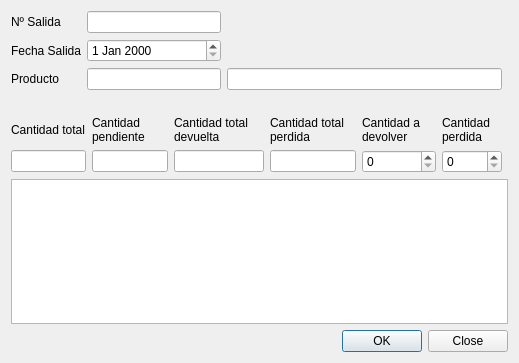
<?xml version="1.0" encoding="UTF-8"?>
<ui version="4.0">
 <class>MovimientosDevoluciones</class>
 <widget class="QDialog" name="MovimientosDevoluciones">
  <property name="geometry">
   <rect>
    <x>0</x>
    <y>0</y>
    <width>519</width>
    <height>363</height>
   </rect>
  </property>
  <property name="acceptDrops">
   <bool>false</bool>
  </property>
  <property name="windowTitle">
   <string>Devolución de productos</string>
  </property>
  <layout class="QVBoxLayout" name="verticalLayout">
   <item>
    <layout class="QGridLayout" name="gridLayout">
     <item row="0" column="0">
      <widget class="QLabel" name="label">
       <property name="text">
        <string>Nº Salida</string>
       </property>
      </widget>
     </item>
     <item row="0" column="3">
      <spacer name="horizontalSpacer">
       <property name="orientation">
        <enum>Qt::Horizontal</enum>
       </property>
       <property name="sizeHint" stdset="0">
        <size>
         <width>40</width>
         <height>20</height>
        </size>
       </property>
      </spacer>
     </item>
     <item row="0" column="2">
      <spacer name="horizontalSpacer_3">
       <property name="orientation">
        <enum>Qt::Horizontal</enum>
       </property>
       <property name="sizeHint" stdset="0">
        <size>
         <width>40</width>
         <height>20</height>
        </size>
       </property>
      </spacer>
     </item>
     <item row="0" column="1">
      <widget class="QLineEdit" name="edtNSalida">
       <property name="enabled">
        <bool>true</bool>
       </property>
       <property name="readOnly">
        <bool>true</bool>
       </property>
      </widget>
     </item>
     <item row="2" column="0">
      <widget class="QLabel" name="label_5">
       <property name="text">
        <string>Producto</string>
       </property>
      </widget>
     </item>
     <item row="2" column="1">
      <widget class="QLineEdit" name="edtCodProd">
       <property name="enabled">
        <bool>true</bool>
       </property>
       <property name="readOnly">
        <bool>true</bool>
       </property>
      </widget>
     </item>
     <item row="3" column="0" colspan="4">
      <layout class="QGridLayout" name="gridLayout_2">
       <item row="2" column="0">
        <widget class="QLineEdit" name="edtCantidad">
         <property name="readOnly">
          <bool>true</bool>
         </property>
        </widget>
       </item>
       <item row="1" column="2">
        <widget class="QLabel" name="label_4">
         <property name="text">
          <string>Cantidad total devuelta</string>
         </property>
         <property name="wordWrap">
          <bool>true</bool>
         </property>
        </widget>
       </item>
       <item row="1" column="3">
        <widget class="QLabel" name="label_2">
         <property name="text">
          <string>Cantidad total perdida</string>
         </property>
         <property name="wordWrap">
          <bool>true</bool>
         </property>
        </widget>
       </item>
       <item row="1" column="4">
        <widget class="QLabel" name="label_3">
         <property name="text">
          <string>Cantidad a devolver</string>
         </property>
         <property name="wordWrap">
          <bool>true</bool>
         </property>
        </widget>
       </item>
       <item row="1" column="5">
        <widget class="QLabel" name="label_7">
         <property name="text">
          <string>Cantidad perdida</string>
         </property>
         <property name="wordWrap">
          <bool>true</bool>
         </property>
        </widget>
       </item>
       <item row="1" column="0">
        <widget class="QLabel" name="label_6">
         <property name="text">
          <string>Cantidad total</string>
         </property>
         <property name="wordWrap">
          <bool>true</bool>
         </property>
        </widget>
       </item>
       <item row="2" column="4">
        <widget class="QSpinBox" name="spbCantDev"/>
       </item>
       <item row="2" column="5">
        <widget class="QSpinBox" name="spbCantPerd"/>
       </item>
       <item row="0" column="0">
        <spacer name="horizontalSpacer_2">
         <property name="orientation">
          <enum>Qt::Horizontal</enum>
         </property>
         <property name="sizeHint" stdset="0">
          <size>
           <width>40</width>
           <height>20</height>
          </size>
         </property>
        </spacer>
       </item>
       <item row="0" column="2">
        <spacer name="horizontalSpacer_4">
         <property name="orientation">
          <enum>Qt::Horizontal</enum>
         </property>
         <property name="sizeHint" stdset="0">
          <size>
           <width>40</width>
           <height>20</height>
          </size>
         </property>
        </spacer>
       </item>
       <item row="0" column="3">
        <spacer name="horizontalSpacer_5">
         <property name="orientation">
          <enum>Qt::Horizontal</enum>
         </property>
         <property name="sizeHint" stdset="0">
          <size>
           <width>40</width>
           <height>20</height>
          </size>
         </property>
        </spacer>
       </item>
       <item row="0" column="4">
        <spacer name="horizontalSpacer_6">
         <property name="orientation">
          <enum>Qt::Horizontal</enum>
         </property>
         <property name="sizeHint" stdset="0">
          <size>
           <width>40</width>
           <height>20</height>
          </size>
         </property>
        </spacer>
       </item>
       <item row="0" column="5">
        <spacer name="horizontalSpacer_7">
         <property name="orientation">
          <enum>Qt::Horizontal</enum>
         </property>
         <property name="sizeHint" stdset="0">
          <size>
           <width>40</width>
           <height>20</height>
          </size>
         </property>
        </spacer>
       </item>
       <item row="0" column="1">
        <spacer name="horizontalSpacer_8">
         <property name="orientation">
          <enum>Qt::Horizontal</enum>
         </property>
         <property name="sizeHint" stdset="0">
          <size>
           <width>40</width>
           <height>20</height>
          </size>
         </property>
        </spacer>
       </item>
       <item row="1" column="1">
        <widget class="QLabel" name="label_9">
         <property name="text">
          <string>Cantidad pendiente</string>
         </property>
         <property name="wordWrap">
          <bool>true</bool>
         </property>
        </widget>
       </item>
       <item row="2" column="1">
        <widget class="QLineEdit" name="edtCantPend">
         <property name="readOnly">
          <bool>true</bool>
         </property>
        </widget>
       </item>
       <item row="2" column="2">
        <widget class="QLineEdit" name="edtDevueltas">
         <property name="readOnly">
          <bool>true</bool>
         </property>
        </widget>
       </item>
       <item row="2" column="3">
        <widget class="QLineEdit" name="edtPerdidas">
         <property name="readOnly">
          <bool>true</bool>
         </property>
        </widget>
       </item>
      </layout>
     </item>
     <item row="2" column="2" colspan="2">
      <widget class="QLineEdit" name="edtNomProd">
       <property name="readOnly">
        <bool>true</bool>
       </property>
      </widget>
     </item>
     <item row="1" column="0">
      <widget class="QLabel" name="label_8">
       <property name="text">
        <string>Fecha Salida</string>
       </property>
      </widget>
     </item>
     <item row="1" column="1">
      <widget class="QDateEdit" name="datFechaSalida"/>
     </item>
     <item row="5" column="0" rowspan="2" colspan="5">
      <widget class="QTableWidget" name="tableDetalles">
       <property name="editTriggers">
        <set>QAbstractItemView::NoEditTriggers</set>
       </property>
       <property name="alternatingRowColors">
        <bool>true</bool>
       </property>
       <property name="selectionBehavior">
        <enum>QAbstractItemView::SelectRows</enum>
       </property>
      </widget>
     </item>
    </layout>
   </item>
   <item>
    <widget class="QDialogButtonBox" name="buttonBox">
     <property name="standardButtons">
      <set>QDialogButtonBox::Close|QDialogButtonBox::Ok</set>
     </property>
    </widget>
   </item>
  </layout>
 </widget>
 <tabstops>
  <tabstop>spbCantDev</tabstop>
  <tabstop>spbCantPerd</tabstop>
  <tabstop>tableDetalles</tabstop>
  <tabstop>buttonBox</tabstop>
  <tabstop>edtCantPend</tabstop>
  <tabstop>edtCantidad</tabstop>
  <tabstop>edtNSalida</tabstop>
  <tabstop>edtCodProd</tabstop>
  <tabstop>edtNomProd</tabstop>
 </tabstops>
 <resources/>
 <connections/>
</ui>
